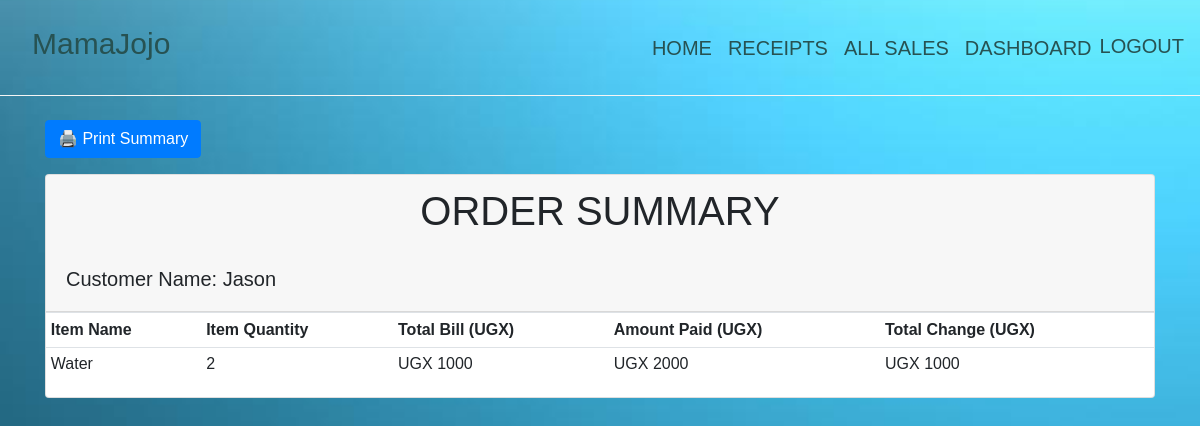
Screenshot of /reciept/5 (signed in) with the database file from the repository.
### ajojo/models.py (models this page shows, shortened)
class Sale(models.Model):
    item = models.ForeignKey( Product, on_delete = models.CASCADE)
    quantity = models.IntegerField(default = 0, null = False, blank = True)
    amount_received = models.IntegerField(default = 0, null = False, blank = True)
    issued_to = models.CharField(max_length=50, null = True, blank = True)
    unit_price = models.IntegerField(default = 0, null = False, blank = True)
    def get_total(self):
        total = self.quantity * self.item.unit_price
        return int(total)
    def get_change(self):
        change = self.get_total() - self.amount_received
        return abs(int(change))

class Product(models.Model):
    category_name = models.ForeignKey(Category, on_delete=models.CASCADE, null=True, blank = True)
    item_name = models.CharField(max_length =50, null = True, blank = True)
    total_quantity = models.IntegerField(default = 0, null = True, blank = True)
    issued_quantity = models.IntegerField(default = 0, null = True, blank = True)
    received_quantity = models.IntegerField(default = 0, null = True, blank = True)
    unit_price = models.IntegerField(default = 0, null = True, blank = True)
    manufacturer = models.CharField(max_length=50, null = True, blank = True)
    brand = models.CharField(max_length=50, null = True, blank = True)
    def __str__(self):
        return self.item_name

### ajojo/views.py (the view)
# urls.py: path('reciept/<int:reciept_id>', views.reciept_detail, name = 'reciept_detail'),
@login_required
def reciept_detail(request, reciept_id):
    reciept = Sale.objects.get(id=reciept_id)
    return render(request,'products/reciept_detail.html', {'reciept':reciept})

### ajojo/templates/products/reciept_detail.html (shortened to what this page needs)
{% extends 'products/base.html'%}
{% block content %}
<br />
<div class="container">
  <div class="text-end mb-3">
    <button class="btn btn-primary" onclick="printReceipt()">🖨️ Print Summary</button>
  </div>
  <div id="print-area">
    <div class="row">
      <div class="col-md-12">
        <div class="card">
          <div class="card-header">
            <h1 class="text-center">ORDER SUMMARY</h1><br>
            <h2 class="lead">Customer Name: {{ reciept.issued_to|title }}</h2>
          </div>
          <div class="card-block">
            <div class="table-responsive">
              <table class="table table-sm">
                <thead>
                  <tr>
                    <td><strong>Item Name</strong></td>
                    <td class="text-xs-center"><strong>Item Quantity</strong></td>
                    <td class="text-xs-right"><strong>Total Bill (UGX)</strong></td>
                    <td class="text-xs-right"><strong>Amount Paid (UGX)</strong></td>
                    <td class="text-xs-right"><strong>Total Change (UGX)</strong></td>
                  </tr>
                </thead>
                <tbody>
                  <tr>
                    <td>{{ reciept.item|title }}</td>
                    <td class="text-xs-center">{{ reciept.quantity }}</td>
                    <td class="text-xs-center">UGX {{ reciept.get_total }}</td>
                    <td class="text-xs-right">UGX {{ reciept.amount_received }}</td>
                    <td class="text-xs-right">UGX {{ reciept.get_change }}</td>
                  </tr>
                </tbody>
              </table>
            </div>
          </div>
        </div>
      </div>
    </div>
  </div>
</div>
{% endblock %}

### ajojo/static/css/main.css (style rules this page uses)
html,body { position: relative; overflow-x: hidden; background: url('../images/back2.jpg'); width: 100% !important; height: 100vh; display: table; position: relative; background-position: center; background-attachment: scroll; -o-background-size: cover; -moz-background-size: cover; -webkit-background-size: cover; background-size: cover; background-repeat: no-repeat; }
body { background-color: hsl(182, 100%, 95%); font-family: 'Franklin Gothic Medium', 'Arial Narrow', Arial, sans-serif; }

### rows the page displays
Sale: issued_to "Jason", item "Water", quantity "2", get_total "1000", amount_received "2000", get_change "1000"
